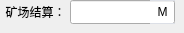
   <widget class="QWidget" name="SwitchWorkSetting">
    <widget class="QLineEdit" name="quarry_time_lineEdit">
     <property name="geometry">
      <rect>
       <x>70</x>
       <y>0</y>
       <width>105</width>
       <height>24</height>
      </rect>
     </property>
     <property name="toolTip">
      <string>第一次矿场结算时间 会自动获取</string>
     </property>
     <property name="text">
      <string/>
     </property>
     <property name="alignment">
      <set>Qt::AlignCenter</set>
     </property>
    </widget>
    <widget class="QLabel" name="quarry_time_label">
     <property name="geometry">
      <rect>
       <x>0</x>
       <y>0</y>
       <width>71</width>
       <height>24</height>
      </rect>
     </property>
     <property name="text">
      <string>矿场结算：</string>
     </property>
     <property name="alignment">
      <set>Qt::AlignCenter</set>
     </property>
     <property name="indent">
      <number>-1</number>
     </property>
    </widget>
    <widget class="QLabel" name="minute_unit_label">
     <property name="geometry">
      <rect>
       <x>150</x>
       <y>0</y>
       <width>25</width>
       <height>24</height>
      </rect>
     </property>
     <property name="toolTip">
      <string>第一次矿场结算时间 会自动获取</string>
     </property>
     <property name="styleSheet">
      <string notr="true">QLabel {
	border-bottom: 1px solid #dcdfe6;
	border-top: 1px solid #dcdfe6;
}</string>
     </property>
     <property name="text">
      <string>M</string>
     </property>
     <property name="alignment">
      <set>Qt::AlignCenter</set>
     </property>
     <property name="indent">
      <number>-1</number>
     </property>
    </widget>
   </widget>
